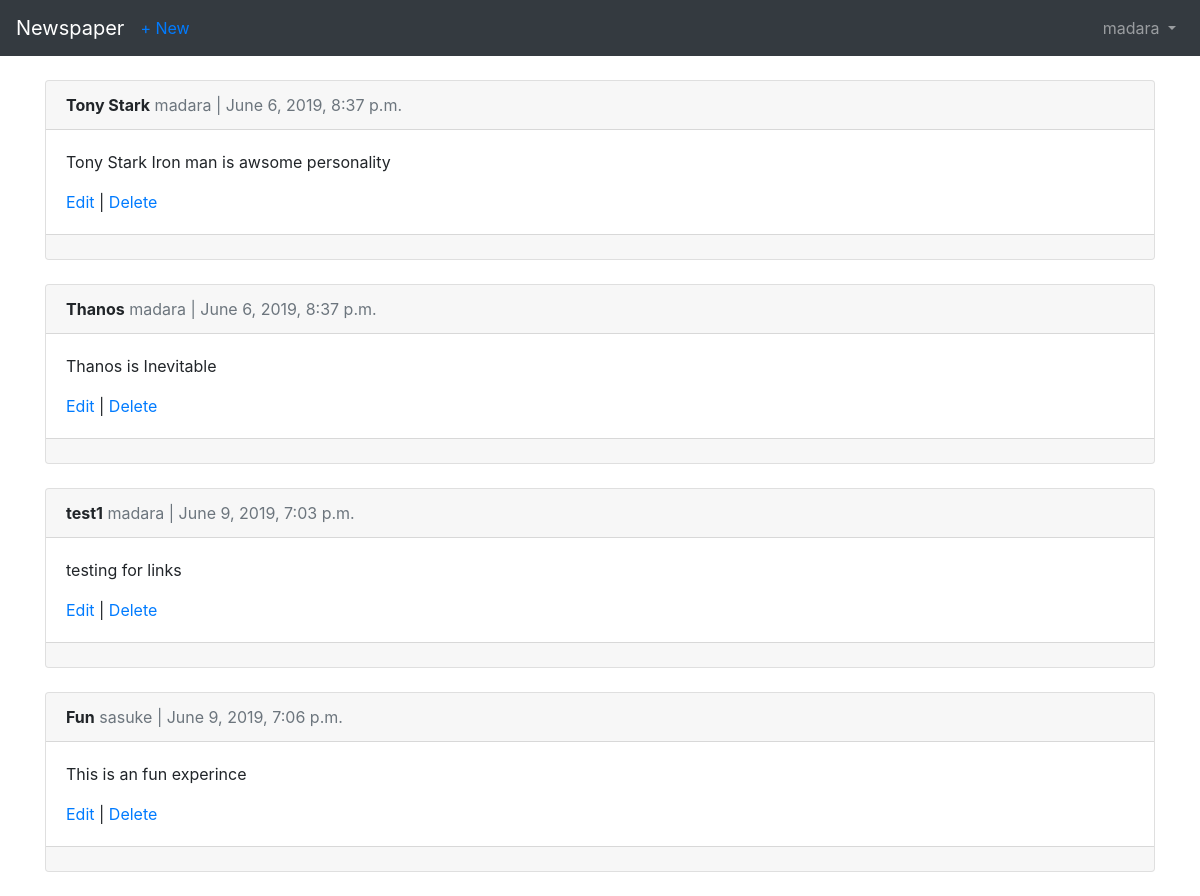
/articles/ (signed in), run on an earlier commit of the app's database.
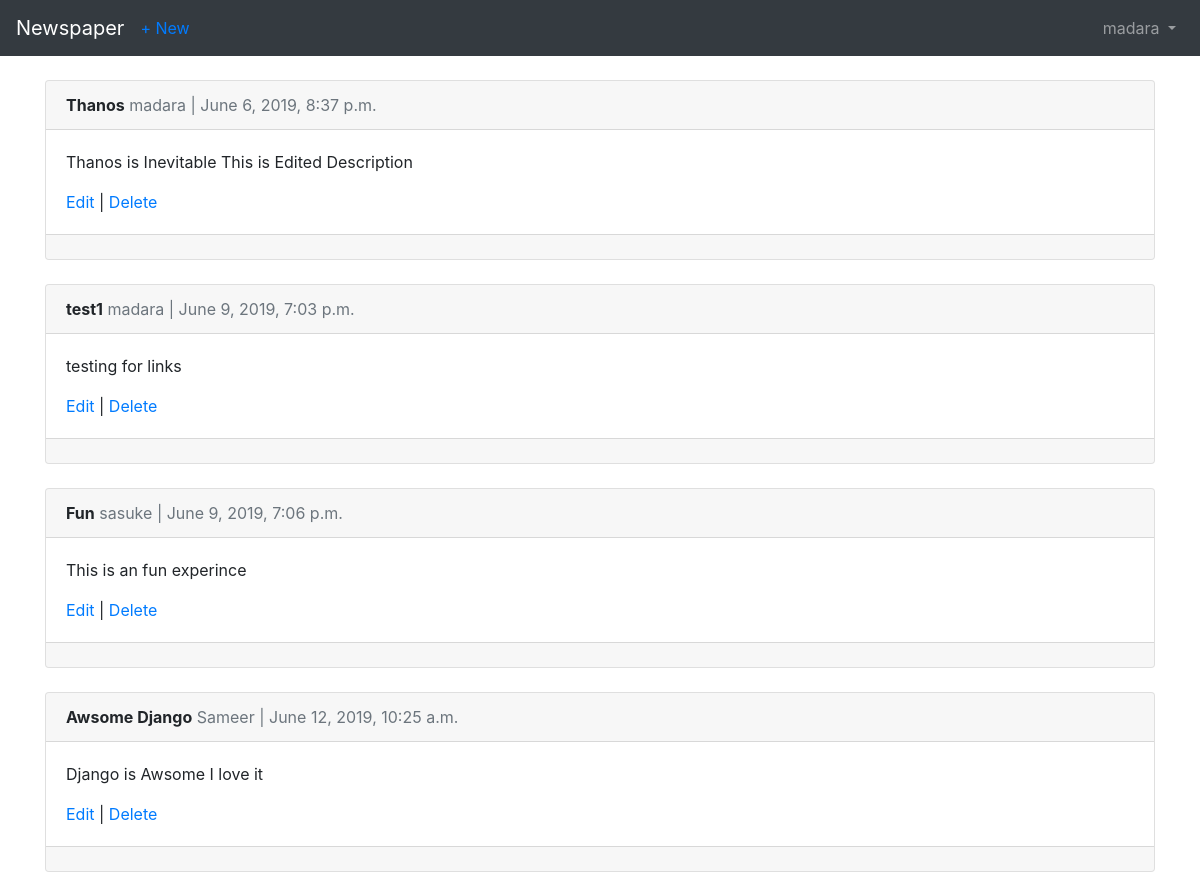
And on a later commit of the database.
### users/models.py (models this page shows)
class CustomUser(AbstractUser):
    age = models.PositiveIntegerField(null=True , blank= True)

### articles/models.py (models this page shows, shortened)
class Article(models.Model):
    title = models.CharField(max_length=255)
    body = models.TextField()
    time = models.DateTimeField(auto_now_add = True)
    author = models.ForeignKey(
        get_user_model(),
        on_delete = models.CASCADE,
    )

### articles/views.py (the view)
# urls.py: path('',ArticleListView.as_view(), name='article_list'),
class ArticleListView(LoginRequiredMixin,ListView):
    model = Article
    template_name = 'article_list.html'
    login_url = 'login'

### templates/article_list.html (shortened to what this page needs)
{% extends 'base.html' %}
{% block content %}
{% for article in object_list %}
<div class="card">
    <div class="card-header">
        <span class="font-weight-bold">{{ article.title }}</span>
        <span class="text-muted">{{ article.author }} |
            {{ article.time }}</span>
    </div>
    <div class="card-body">
        <p>{{article.body}}</p>
        <a href="{% url 'article_edit' article.pk %}">Edit</a> |
        <a href="{% url 'article_delete' article.pk %}">Delete</a>
    </div>
    <div class="card-footer ">
    </div>
</div>
<br />
{% endfor %}
{% endblock %}

### templates/base.html (shortened to what this page needs)
<!DOCTYPE html>
<html lang="en">
<head>
    <link rel="stylesheet" href="https://stackpath.bootstrapcdn.com/bootstrap/4.3.1/css/bootstrap.min.css"
>
</head>
<body>
    <nav class="navbar navbar-expand-md navbar-dark bg-dark mb-4">
        <a class="navbar-brand" href="{% url 'home' %}">Newspaper</a>
        <div class="collapse navbar-collapse" id="navbarCollapse">
            {% if user.is_authenticated %}
            <ul class="navbar-nav mr-auto">
                <li class="nav-item"><a href="{% url 'article_new' %}">+ New</a></li>
            </ul>
            <ul class="navbar-nav ml-auto">
                <li class="nav-item">
                    <a class="nav-link dropdown-toggle" href="#" id="userMenu" data-toggle="dropdown"
                        aria-haspopup="true" aria-expanded="false">
                        {{ user.username }}
                    </a>
                </li>
            </ul>
            {% else %}
            <form class="form-inline ml-auto">
                <a href="{% url 'login' %}" class="btn btn-outline-secondary"> Log In</a>
                <a href="{% url 'signup' %}" class="btn btn-primary ml-2">Sign up</a>
            </form>
            {% endif %}
        </div>
    </nav>
    <div class="container">
        {% block content %}
        {% endblock content %}
    </div>
</body>
</html>

What changed in the data, as far as the page shows it:
removed Article: title "Tony Stark", author "madara", time "June 6, 2019, 8:37 p.m.", body "Tony Stark Iron man is awsome personality"
changed Article "Thanos": body "Thanos is Inevitable" → "Thanos is Inevitable This is Edited Description"
added Article: title "Awsome Django", author "Sameer", time "June 12, 2019, 10:25 a.m.", body "Django is Awsome I love it"
